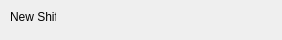
<?xml version="1.0" encoding="UTF-8"?>
<ui version="4.0">
 <class>Attendance_ShiftPicker</class>
 <widget class="QDialog" name="Attendance_ShiftPicker">
  <property name="geometry">
   <rect>
    <x>0</x>
    <y>0</y>
    <width>282</width>
    <height>40</height>
   </rect>
  </property>
  <property name="windowTitle">
   <string>Dialog</string>
  </property>
  <widget class="QLabel" name="label">
   <property name="geometry">
    <rect>
     <x>10</x>
     <y>10</y>
     <width>46</width>
     <height>13</height>
    </rect>
   </property>
   <property name="text">
    <string>New Shift</string>
   </property>
  </widget>
 </widget>
 <resources/>
 <connections/>
</ui>
